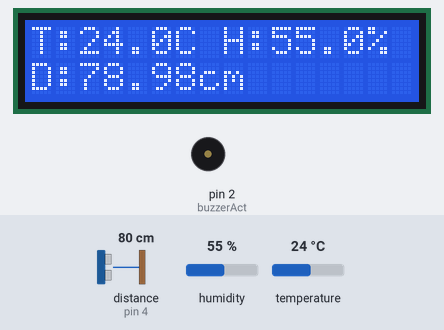
Bench run of a sketch on a simulated Arduino Uno, built with avr-gcc and run on an emulated ATmega328P. Shown: 16×2 character LCD, buzzer (waves = sounding, pin HIGH). Wiring (inferred from the names in the program): ultrasonic range finder: trigger pin 5; echo pin 4. The inputs (shaded band) are chosen by the test bench; at power-on: temperature 24 °C, distance to the obstacle (sensor on pin 4) 80 cm, humidity 55 %. The echo pulse lasts 58.3 µs per cm; pins used as bus, display or sensor lines are not drawn; what the sketch prints to the serial monitor is not drawn.

Above: at 1.2 s.
1.3 s: temperature set to 29 °C
At 3.5 s:
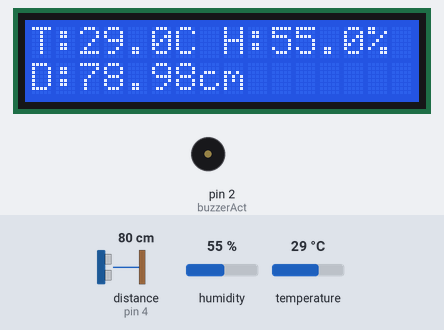
4.0 s: temperature set to 32 °C
At 5.5 s:
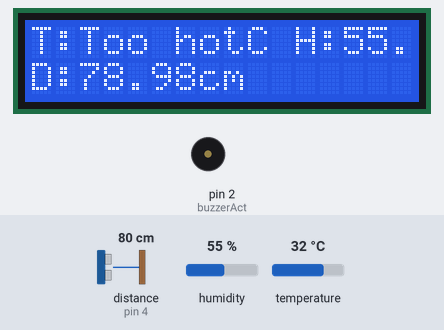
9.8 s: distance to the obstacle (sensor on pin 4) set to 18 cm
At 11.2 s:
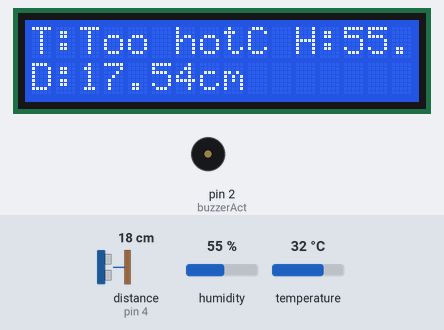
13.9 s: distance to the obstacle (sensor on pin 4) set to 13 cm
At 16.0 s:
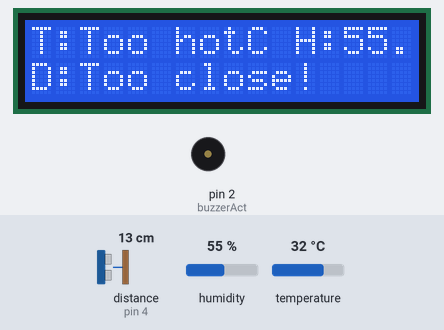
19.9 s: temperature set to 12 °C
At 21.1 s:
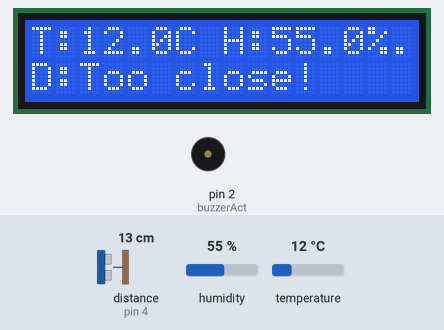
22.6 s: distance to the obstacle (sensor on pin 4) set to 35 cm
At 23.9 s:
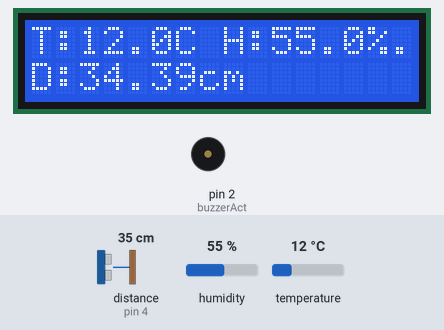
Timing chart, 0 to 25.6 s (numbered marks = the images above; inputs shaded):
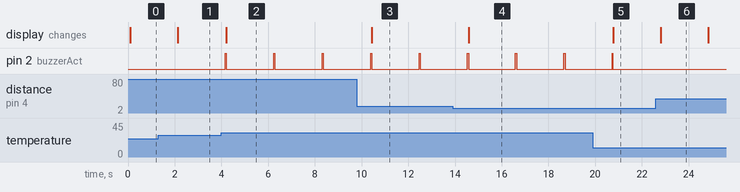

The sketch:

DistanceTempHumidMonitorProject.ino
```cpp
//Name: Ricky
//E-mail: shenricky06@gmail.com
//Project: DistanceTempHumidMonitor

#include <DHT.h> //Include library to use DHT commands
#include <LiquidCrystal.h> //Include library for the LCD Display Commands
#define DHTTYPE DHT11 //Declare what type of DHT it is.

//Declare Variables
const int trigPin = 5;
const int echoPin = 4;
const int dhtPin = 3;
const int buzzerAct = 2;
const int tempThreshold = 30;
const int distanceThreshold = 15;

//Delcare Variables for LCD Display
const int rs = 12;
const int e = 11;
//const int ct = 8;
const int d4 = 10;
const int d5 = 9;
const int d6 = 7;
const int d7 = 6;

LiquidCrystal mylcd(rs, e, d4, d5, d6, d7);

float temp;
float hum;
long duration;
float distance;

DHT dht(dhtPin, DHTTYPE); //Create the object called "dht"

void setup() {

  Serial.begin(9600);   //Starts serial communication with Arduino and computer with the USB. 9600 is the baud rate (9600 bits/second), the speed of how fast data transfers.

  //Ultra Sonic Sonar
  pinMode(trigPin, OUTPUT); //Set trigger pin as an OUTPUT device
  pinMode(echoPin, INPUT);  //Set echo pin as an INPUT device

  //Buzzer
  pinMode(buzzerAct, OUTPUT);

  //DHT11
  dht.begin();

  //LCD Display
  //pinMode(ct, OUTPUT);
  //analogWrite(ct,60);

  mylcd.begin(16,2);
  mylcd.clear();

}

void loop() {

  //Distance Measurer
  digitalWrite(trigPin, LOW);
  delayMicroseconds(2); //Turn off for 2 microseconds to reset
  digitalWrite(trigPin, HIGH);
  delayMicroseconds(10); //Turn on for 10 microseconds to fire the ultrasonic pulse
  digitalWrite(trigPin, LOW); //Turn off to allow it to read
  duration = pulseIn(echoPin, HIGH);

  //speed of sound = 343m/s.
  //pulseIn measures time in microseconds. 1 second = 1,000,000 microseconds.
  //we want to figure out the distance in cm.
  //distance = time * speed. convert it to cm and microseconds. -> 343m/s * 100cm/m = 34,300cm/s. 34,300cm/s * 1 second/1,000,000 microseconds = 0.034 cm/microsecond.
  //divide by 2 since the sound is tracked for there and back but we only want the distance there.
  distance = duration * 0.034 / 2;

  if (distance >= 2 && distance <= 400) { //Create a boolean expression since it can't read within a certain range.
    Serial.print("Distance: ");
    Serial.print(distance);
    Serial.print("cm ");
  } else {
    Serial.print("Distance: Out of range. ");
  }

  if (distance > 0 && distance < distanceThreshold){ //Buzzer turns on when distance is too close
    digitalWrite(buzzerAct, HIGH);
    Serial.print("(Too close!) ");
  } else {
    digitalWrite(buzzerAct, LOW);
  }

  //Temperature and Humidity Reader
  temp = dht.readTemperature(); //Command from library, set it to the temp variable to attach the reading value
  hum = dht.readHumidity(); //Command from library, set it to the hum variable to attach the reading value

  Serial.print("Temperature: ");
  Serial.print(temp);
  Serial.print(" C ");

  if (temp > tempThreshold){ //Buzzer turns on when temperature is too high
    digitalWrite(buzzerAct, HIGH);
    Serial.print("Too hot! ");
    delay(40);
    digitalWrite(buzzerAct, LOW);
  } else {
    digitalWrite(buzzerAct, LOW);
  }

  Serial.print("Humidity: ");
  Serial.print(hum);
  Serial.println("% ");

//LCD output

  //Top Row (Temperature and Humidity)
  mylcd.setCursor(0,0);
  mylcd.print("T:");
  if (temp > tempThreshold){
    mylcd.print("Too hot");
  } else
  mylcd.print(temp, 1);
  mylcd.print("C ");

  mylcd.print("H:");
  mylcd.print(hum, 1);
  mylcd.print("%");

  // Bottom Row (Distance)
  mylcd.setCursor(0,1);
  mylcd.print("D:");
  if (distance < distanceThreshold){
    mylcd.print("Too close!");
  } else if (distance >= 2 && distance < 400){
    mylcd.print(distance);
    mylcd.print("cm");
  } else
  mylcd.print("Out of range");
  mylcd.print("                ");
  delay(2000);


}
```

Measured:
- the behaviour switches between 30 and 31 °C on temperature (found by bisection; images 1 and 2)
- the behaviour switches between 16 and 15 cm on distance to the obstacle (sensor on pin 4) (found by bisection; images 3 and 4)
- after the input at 1.3 s, the display: changes after 0.84 s (image 1)
- after the input at 4.0 s, pin 2 (buzzerAct): alternates HIGH for 0.04 s and LOW for 2.0 s, starting after 0.17 s; the display: changes after 0.21 s (image 2)
- after the input at 9.8 s, the display: changes after 0.64 s (image 3)
- after the input at 13.9 s, the display: changes after 0.69 s (image 4)
- after the input at 19.9 s, the display: changes after 0.86 s (image 5)
- after the input at 22.6 s, pin 2 (buzzerAct): stops changing and stays LOW; the display: changes after 0.20 s (image 6)
